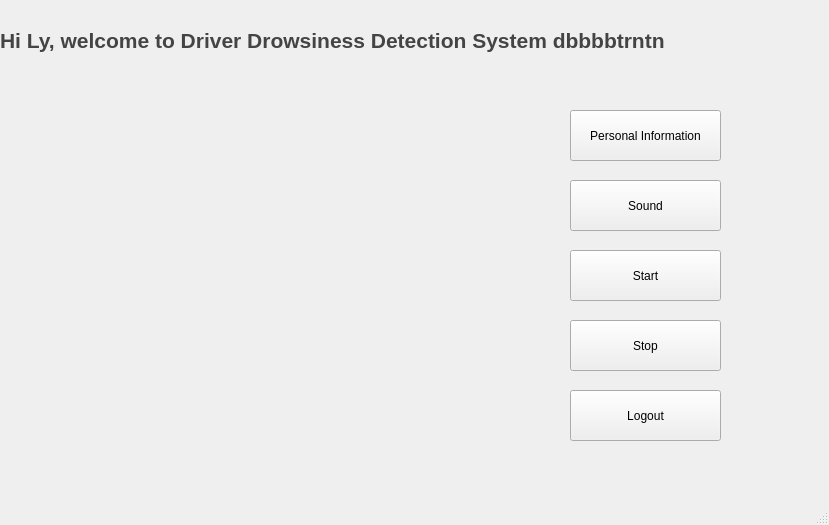
<?xml version="1.0" encoding="UTF-8"?>
<ui version="4.0">
 <class>main1</class>
 <widget class="QMainWindow" name="main1">
  <property name="geometry">
   <rect>
    <x>0</x>
    <y>0</y>
    <width>829</width>
    <height>525</height>
   </rect>
  </property>
  <property name="windowTitle">
   <string>MainWindow</string>
  </property>
  <property name="autoFillBackground">
   <bool>false</bool>
  </property>
  <property name="styleSheet">
   <string notr="true">#main1{
background-repeat: no-repeat;
border-image: url(D:/dataSource/images/image2.jpg) 0 0 0 0 stretch stretch;
}</string>
  </property>
  <widget class="QWidget" name="centralwidget">
   <widget class="QPushButton" name="chooseSound">
    <property name="geometry">
     <rect>
      <x>570</x>
      <y>180</y>
      <width>151</width>
      <height>51</height>
     </rect>
    </property>
    <property name="autoFillBackground">
     <bool>false</bool>
    </property>
    <property name="text">
     <string>Sound</string>
    </property>
   </widget>
   <widget class="QLabel" name="labelTitle">
    <property name="geometry">
     <rect>
      <x>0</x>
      <y>20</y>
      <width>831</width>
      <height>41</height>
     </rect>
    </property>
    <property name="autoFillBackground">
     <bool>false</bool>
    </property>
    <property name="styleSheet">
     <string notr="true">text-aligns: center;</string>
    </property>
    <property name="text">
     <string>&lt;html&gt;&lt;head/&gt;&lt;body&gt;&lt;p&gt;&lt;span style=&quot; font-family:'Georgia,Georgia,serif'; font-size:16pt; font-weight:600; color:#444444;&quot;&gt;Hi Ly, welcome to Driver Drowsiness Detection System dbbbbtrntn&lt;/span&gt;&lt;/p&gt;&lt;/body&gt;&lt;/html&gt;</string>
    </property>
   </widget>
   <widget class="QPushButton" name="editInf">
    <property name="geometry">
     <rect>
      <x>570</x>
      <y>110</y>
      <width>151</width>
      <height>51</height>
     </rect>
    </property>
    <property name="autoFillBackground">
     <bool>false</bool>
    </property>
    <property name="text">
     <string>Personal Information</string>
    </property>
   </widget>
   <widget class="QPushButton" name="showCamera">
    <property name="geometry">
     <rect>
      <x>570</x>
      <y>250</y>
      <width>151</width>
      <height>51</height>
     </rect>
    </property>
    <property name="autoFillBackground">
     <bool>false</bool>
    </property>
    <property name="text">
     <string>Start</string>
    </property>
   </widget>
   <widget class="QPushButton" name="stopCamera">
    <property name="geometry">
     <rect>
      <x>570</x>
      <y>320</y>
      <width>151</width>
      <height>51</height>
     </rect>
    </property>
    <property name="autoFillBackground">
     <bool>false</bool>
    </property>
    <property name="text">
     <string>Stop</string>
    </property>
   </widget>
   <widget class="QPushButton" name="logout">
    <property name="geometry">
     <rect>
      <x>570</x>
      <y>390</y>
      <width>151</width>
      <height>51</height>
     </rect>
    </property>
    <property name="autoFillBackground">
     <bool>false</bool>
    </property>
    <property name="text">
     <string>Logout</string>
    </property>
   </widget>
  </widget>
  <widget class="QMenuBar" name="menubar">
   <property name="geometry">
    <rect>
     <x>0</x>
     <y>0</y>
     <width>829</width>
     <height>26</height>
    </rect>
   </property>
  </widget>
  <widget class="QStatusBar" name="statusbar"/>
 </widget>
 <resources/>
 <connections/>
</ui>
